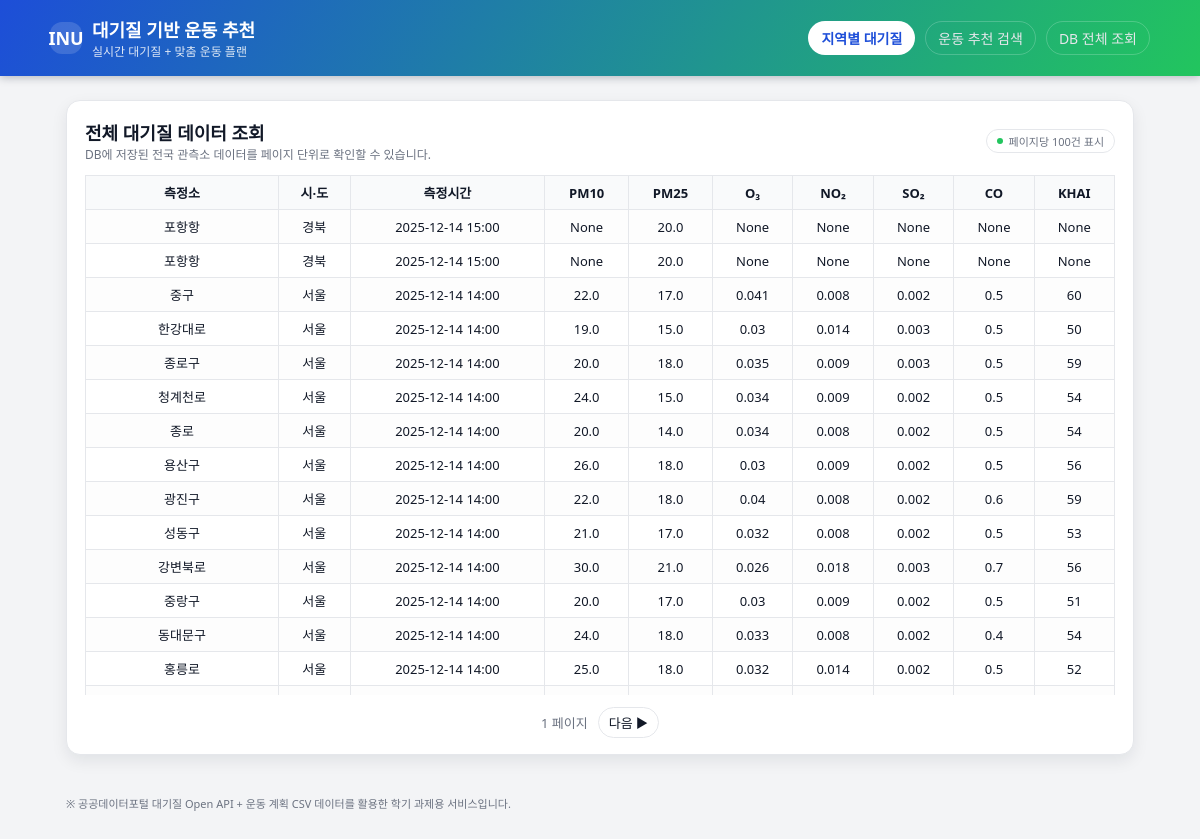
Page /list on the committed database.
### tables this page shows
CREATE TABLE air_quality (
    id        INTEGER PRIMARY KEY AUTOINCREMENT,
    station   TEXT,
    sido      TEXT,
    dataTime  TEXT,
    pm10      REAL,
    pm25      REAL,
    o3        REAL,
    no2       REAL,
    so2       REAL,
    co        REAL,
    khai      INTEGER
);

### app.py (the view)
@app.route("/list")
def list_data():
    page = int(request.args.get("page", 1))
    per_page = 100  # 페이지당 100개
    offset = (page - 1) * per_page
    conn = sqlite3.connect(DB_PATH)
    cur = conn.cursor()
    cur.execute("""
        SELECT station, sido, dataTime, pm10, pm25, o3, no2, so2, co, khai
        FROM air_quality
        ORDER BY dataTime DESC
        LIMIT ? OFFSET ?
    """, (per_page + 1, offset))
    rows = cur.fetchall()
    conn.close()
    has_next = len(rows) > per_page
    rows = rows[:per_page]
    return render_template(
        "list.html",
        rows=rows,
        page=page,
        has_next=has_next
    )

### templates/list.html (shortened to what this page needs)
{% extends "base.html" %}
{% block content %}
<div class="card">
    <div class="card-header">
        <div>
            <div class="card-title">전체 대기질 데이터 조회</div>
            <div class="text-muted">DB에 저장된 전국 관측소 데이터를 페이지 단위로 확인할 수 있습니다.</div>
        </div>
        <div class="pill">
            <div class="pill-dot"></div>
            <span>페이지당 100건 표시</span>
        </div>
    </div>
    <div class="mt-8" style="overflow-x:auto; max-height: 520px;">
        <table>
            <tr>
                <th>측정소</th>
                <th>시·도</th>
                <th>측정시간</th>
                <th>PM10</th>
                <th>PM25</th>
                <th>O₃</th>
                <th>NO₂</th>
                <th>SO₂</th>
                <th>CO</th>
                <th>KHAI</th>
            </tr>
            {% for row in rows %}
            <tr>
                <td>{{ row[0] }}</td>
                <td>{{ row[1] }}</td>
                <td>{{ row[2] }}</td>
                <td>{{ row[3] }}</td>
                <td>{{ row[4] }}</td>
                <td>{{ row[5] }}</td>
                <td>{{ row[6] }}</td>
                <td>{{ row[7] }}</td>
                <td>{{ row[8] }}</td>
                <td>{{ row[9] }}</td>
            </tr>
            {% endfor %}
        </table>
    </div>
    <div class="pagination">
        <span>{{ page }} 페이지</span>
        {% if has_next %}
            <a href="/list?page={{ page+1 }}">다음 ▶</a>
        {% endif %}
    </div>
</div>
{% endblock %}

### templates/base.html (shortened to what this page needs)
<!DOCTYPE html>
<html lang="ko">
<head>
</head>
<body>
<header>
    <div class="header-inner">
        <div class="brand">
            <div class="brand-logo">INU</div>
            <div class="brand-text">
                <span>대기질 기반 운동 추천</span>
                <span>실시간 대기질 + 맞춤 운동 플랜</span>
            </div>
        </div>
        <nav>
            <a href="/select_region" class="nav-link nav-link--primary">지역별 대기질</a>
            <a href="/recommend_form" class="nav-link">운동 추천 검색</a>
            <a href="/list" class="nav-link">DB 전체 조회</a>
        </nav>
    </div>
</header>
<main>
    {% block content %}{% endblock %}
</main>
<footer>
    <span>※ 공공데이터포털 대기질 Open API + 운동 계획 CSV 데이터를 활용한 학기 과제용 서비스입니다.</span>
</footer>
</body>
</html>

### templates/base.html (style rules this page uses)
:root { --primary: #2563eb; --primary-dark: #1d4ed8; --accent: #22c55e; --bg: #f3f4f6; --card-bg: #ffffff; --text-main: #111827; --text-sub: #6b7280; --border-soft: #e5e7eb; --danger: #ef4444; }
* { box-sizing: border-box; }
body { margin: 0; font-family: system-ui, -apple-system, BlinkMacSystemFont, "Segoe UI", Roboto, Helvetica, Arial, sans-serif; background: var(--bg); color: var(--text-main); }
a { text-decoration: none; color: inherit; }
header { background: linear-gradient(120deg, #1d4ed8, #22c55e); color: #fff; padding: 16px 32px; box-shadow: 0 2px 8px rgba(15, 23, 42, 0.25); position: sticky; top: 0; z-index: 10; }
.header-inner { max-width: 1100px; margin: 0 auto; display: flex; align-items: center; justify-content: space-between; gap: 16px; }
.brand { display: flex; align-items: center; gap: 10px; }
.brand-logo { width: 32px; height: 32px; border-radius: 12px; background: rgba(255, 255, 255, 0.15); display: flex; align-items: center; justify-content: center; font-weight: 700; font-size: 18px; }
.brand-text { display: flex; flex-direction: column; }
.brand-text span:first-child { font-weight: 700; font-size: 18px; }
.brand-text span:last-child { font-size: 12px; opacity: 0.85; }
nav { display: flex; gap: 10px; font-size: 14px; }
.nav-link { padding: 6px 12px; border-radius: 999px; border: 1px solid rgba(255, 255, 255, 0.2); color: #e5e7eb; }
.nav-link--primary { background: #fff; color: #1d4ed8; font-weight: 600; }
main { max-width: 1100px; margin: 24px auto 40px; padding: 0 16px; }
.card { background: var(--card-bg); border-radius: 14px; border: 1px solid var(--border-soft); box-shadow: 0 6px 16px rgba(15, 23, 42, 0.08); padding: 18px 18px 16px; }
.card-header { display: flex; align-items: center; justify-content: space-between; margin-bottom: 12px; }
.card-title { font-size: 18px; font-weight: 600; }
.pill { display: inline-flex; align-items: center; gap: 6px; border-radius: 999px; padding: 3px 10px; font-size: 11px; border: 1px solid var(--border-soft); color: var(--text-sub); }
.pill-dot { width: 6px; height: 6px; border-radius: 999px; background: var(--accent); }
table { width: 100%; border-collapse: collapse; font-size: 13px; }
th, td { border: 1px solid var(--border-soft); padding: 7px 8px; text-align: center; }
th { background: #f9fafb; font-weight: 600; }
tr:nth-child(even) td { background: #fdfdfd; }
.pagination { margin-top: 12px; text-align: center; font-size: 13px; display: flex; align-items: center; justify-content: center; gap: 10px; }
.pagination a { padding: 5px 10px; border-radius: 999px; border: 1px solid var(--border-soft); background: #fff; color: var(--text-main); }
.pagination span { color: var(--text-sub); }
.mt-8 { margin-top: 8px; }
.text-muted { color: var(--text-sub); font-size: 12px; }
footer { max-width: 1100px; margin: 0 auto 20px; padding: 0 16px; font-size: 11px; color: var(--text-sub); }

### rows in the picture
air_quality: station "포항항", sido "경북", dataTime "2025-12-14 15:00", row "None", pm25 "20.0"
air_quality: station "포항항", sido "경북", dataTime "2025-12-14 15:00", row "None", pm25 "20.0"
air_quality: station "중구", sido "서울", dataTime "2025-12-14 14:00", pm10 "22.0", pm25 "17.0", o3 "0.041", no2 "0.008", so2 "0.002", co "0.5", khai "60"
air_quality: station "한강대로", sido "서울", dataTime "2025-12-14 14:00", pm10 "19.0", pm25 "15.0", o3 "0.03", no2 "0.014", so2 "0.003", co "0.5", khai "50"
air_quality: station "종로구", sido "서울", dataTime "2025-12-14 14:00", pm10 "20.0", pm25 "18.0", o3 "0.035", no2 "0.009", so2 "0.003", co "0.5", khai "59"
air_quality: station "청계천로", sido "서울", dataTime "2025-12-14 14:00", pm10 "24.0", pm25 "15.0", o3 "0.034", no2 "0.009", so2 "0.002", co "0.5", khai "54"
air_quality: station "종로", sido "서울", dataTime "2025-12-14 14:00", pm10 "20.0", pm25 "14.0", o3 "0.034", no2 "0.008", so2 "0.002", co "0.5", khai "54"
air_quality: station "용산구", sido "서울", dataTime "2025-12-14 14:00", pm10 "26.0", pm25 "18.0", o3 "0.03", no2 "0.009", so2 "0.002", co "0.5", khai "56"
air_quality: station "광진구", sido "서울", dataTime "2025-12-14 14:00", pm10 "22.0", pm25 "18.0", o3 "0.04", no2 "0.008", so2 "0.002", co "0.6", khai "59"
air_quality: station "성동구", sido "서울", dataTime "2025-12-14 14:00", pm10 "21.0", pm25 "17.0", o3 "0.032", no2 "0.008", so2 "0.002", co "0.5", khai "53"
air_quality: station "강변북로", sido "서울", dataTime "2025-12-14 14:00", pm10 "30.0", pm25 "21.0", o3 "0.026", no2 "0.018", so2 "0.003", co "0.7", khai "56"
air_quality: station "중랑구", sido "서울", dataTime "2025-12-14 14:00", pm10 "20.0", pm25 "17.0", o3 "0.03", no2 "0.009", so2 "0.002", co "0.5", khai "51"
air_quality: station "동대문구", sido "서울", dataTime "2025-12-14 14:00", pm10 "24.0", pm25 "18.0", o3 "0.033", no2 "0.008", so2 "0.002", co "0.4", khai "54"
air_quality: station "홍릉로", sido "서울", dataTime "2025-12-14 14:00", pm10 "25.0", pm25 "18.0", o3 "0.032", no2 "0.014", so2 "0.002", co "0.5", khai "52"

### other values in the picture
{{ page }} "1"
